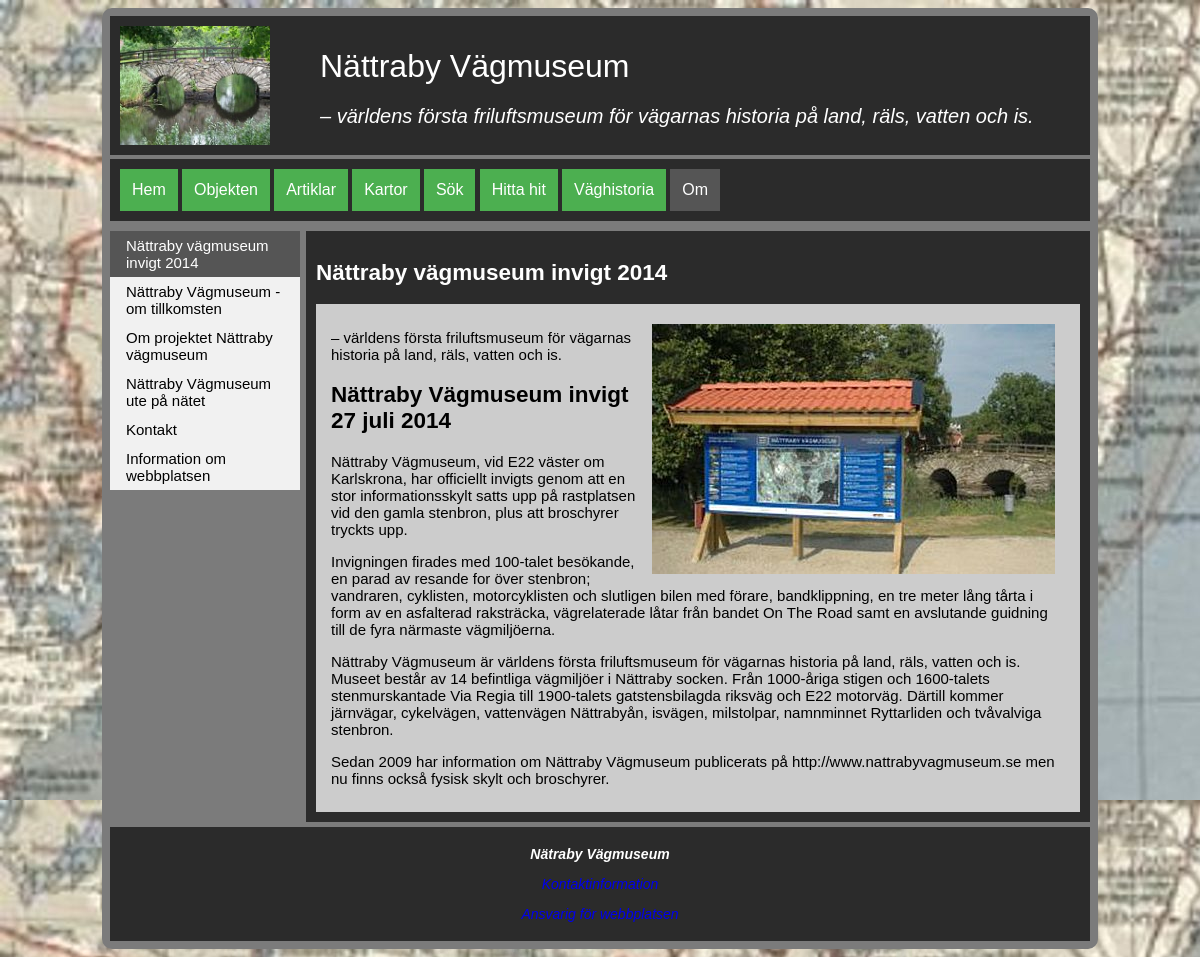
The page /aboutpage.php on the database its author committed.
### tables this page shows
CREATE TABLE article
(
    id INTEGER PRIMARY KEY NOT NULL,
    name TEXT UNIQUE NOT NULL,
    title TEXT NOT NULL,
    data TEXT NOT NULL,
    author TEXT NOT NULL,
    gps TEXT,
    mapImage TEXT,
    image1 TEXT,
    image1Alt TEXT,
    image1Text, TEXT,
    image2 TEXT,
    image2Alt TEXT,
    image2Text TEXT
);

### aboutpage.php (called while the page is built, shortened)
<?php
require __DIR__ . "/view/header.php";
require __DIR__ . "/view/report_multi.php";
require __DIR__ . "/view/footer.php";

### view/about4.php (the view, shortened to what this page needs)
<?php
    $db = connectToDatabase($dsn2);
    $sql = "SELECT * FROM article;";
    $stmt = $db->prepare($sql);
    $stmt->execute();
    $res1 = $stmt->fetchAll();
    ?>
    <section>
        <header>
            <h1><?= $res1[8]["title"]; ?></h1>
        </header>
    <article>
<div class="history"><img  src= <?='img/250/'. $res1[8]["image1"]; ?> ></div>
<?= $res1[8]["data"]; ?>
    </article>
</section>

### view/header.php (shortened to what this page needs)
<?php
    $db = connectToDatabase($dsn2);
    $sql = "SELECT * FROM article;";
    $stmt = $db->prepare($sql);
    $stmt->execute();
    $res1 = $stmt->fetchAll();
    ?>
 <!doctype html>
<html lang="sv">
<head>
    <link rel="stylesheet" href="css/style.css">
</head>
<body>
    <header class="site-header">
        <img class="image2"src="img\250\tva-valvig-stenbro-over-nattrabyan.jpg" alt="Skylt gamla landsvägen" />
        <span class="site-title"><?= $res1[0]["title"]; ?></span>
        <span class="site-slogan"><?= $res1[0]["TEXT"]; ?></span>
    </header>
    <nav class="navbar">
        <a class="<?= basename($_SERVER['REQUEST_URI']) == "index.php" ? "selected" : ""; ?>" href="index.php">Hem</a>
        <a class="<?= basename($_SERVER['REQUEST_URI']) == "objectspage.php" ? "selected" : ""; ?>" href="objectspage.php">Objekten</a>
        <a class="<?= basename($_SERVER['REQUEST_URI']) == "articelspage.php" ? "selected" : ""; ?>" href="articelspage.php">Artiklar</a>
        <a class="<?= basename($_SERVER['REQUEST_URI']) == "mapshome.php" ? "selected" : ""; ?>" href="mapshome.php">Kartor</a>
        <a class="<?= basename($_SERVER['REQUEST_URI']) == "search.php" ? "selected" : ""; ?>" href="search.php">Sök</a>
        <a class="<?= basename($_SERVER['REQUEST_URI']) == "contact.php" ? "selected" : ""; ?>" href="contact.php">Hitta hit</a>
        <a class="<?= basename($_SERVER['REQUEST_URI']) == "historypage.php" ? "selected" : ""; ?>" href="historypage.php">Väghistoria</a>
        <a class="<?= basename($_SERVER['REQUEST_URI']) == "aboutpage.php" ? "selected" : ""; ?>" href="aboutpage.php">Om</a>
    </nav>
<main>

### css/style.css (style rules this page uses)
html { overflow-y: scroll; background-image: url("../img/800/karta-blekinge.jpg"); }
main { min-height: 30em; overflow: auto; }
.navbar .selected { background-color: #ccc; }
div.history img { float: right; padding: 10px; height: auto; }
.image2 { padding-left: 10px; padding-bottom: 10px; padding-top: 10px; float: left; width: 150px; }
body { margin: 8px auto; padding: 8px; width: 980px; background-color: #7b7b7b; border-radius: 10px; font-family: Helvetica, Arial, sans-serif; font-size: 15px; }
.site-header { overflow: auto; background-color: #2b2b2b; color: white; }
.site-title { display: block; padding-top: 1em; padding-left: 50px; font-size: 32px; overflow: auto; }
.site-slogan { display: block; padding-left: 50px; padding-top: 1em; font-style: italic; overflow: auto; font-size: 20px; }
a:link { text-decoration: none; }
.navbar { padding: 10px; background-color: #2b2b2b; margin-top: 4px; }
.navbar a { display: inline-block; background-color: #4caf50; color: white; padding: 12px; font-size: 16px; border: none; text-decoration: none; }
.navbar .selected { background-color: #555; color: white; }
section { overflow: auto; background-color: #2b2b2b; color: white; margin-top: 10px; padding: 10px; }
article { overflow: auto; background-color: #ccc; color: black; margin-top: 5px; padding: 10px 15px; }

### rows shown on the page
article: title "Nättraby Vägmuseum", TEXT "– världens första friluftsmuseum för vägarnas historia på land, räls, vatten och is."
article: title "Nättraby vägmuseum invigt 2014", image1 (picture), data "– världens första friluftsmuseum för vägarnas historia på land, räls, vatten och is. Nättraby Vägmuseum invigt 27 juli 2014 Nättraby Vägmuseum, vid E22 väster om Karlskrona, har officiellt invigts genom att en stor informationsskylt satts upp på rastplatsen vid den gamla stenbron, plus att broschyrer tryckts upp. Invigningen firades med 100-talet besökande, en parad av resande for över stenbron; vandraren, cyklisten, motorcyklisten och slutligen bilen med förare, bandklippning, en tre meter lång tårta i form av en asfalterad raksträcka, vägrelaterade låtar från bandet On The Road samt en avslutande guidning till de fyra närmaste vägmiljöerna. Nättraby Vägmuseum är världens första…"

### other values the page prints
$value["titel"] "Nättraby vägmuseum invigt 2014"
$value["titel"] "Nättraby Vägmuseum - om tillkomsten"
$value["titel"] "Om projektet Nättraby vägmuseum"
$value["titel"] "Nättraby Vägmuseum ute på nätet"
$value["titel"] "Kontakt"
$value["titel"] "Information om webbplatsen"
